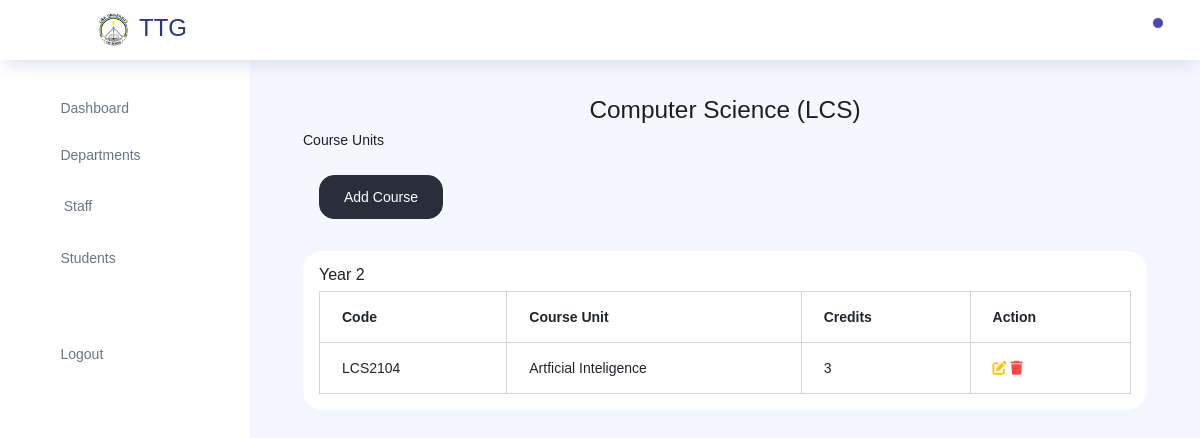
The page /courses/1/ on the database its author committed.
### store/models.py (models this page shows, shortened)
class Program(models.Model):
    program_name = models.CharField(max_length=100)
    program_code = models.CharField(max_length=20)
    department = models.ForeignKey(Department, on_delete=models.CASCADE)

class Course(models.Model):
    course_name = models.CharField(max_length=100)
    course_code = models.CharField(max_length=20)
    description = models.TextField()
    program = models.ForeignKey(Program, on_delete=models.CASCADE)
    credit = models.PositiveIntegerField()
    course_year = models.PositiveIntegerField()

### core/views.py (the view, shortened to what this page needs)
# urls.py: path('courses/<str:program>/', views.course, name='course'),
def course(request, program):
    program = get_object_or_404(Program, pk=program)
    courses = Course.objects.filter(program=program)
    courses_by_year = {}
    for course in courses:
        year = course.course_year
        if year not in courses_by_year:
            courses_by_year[year] = []
        courses_by_year[year].append(course)
    context = {
        'program':program,
        'courses':courses,
        'courses_by_year':courses_by_year,
    }
    return render(request, "pages/course.html", context)

### templates/pages/course.html (shortened to what this page needs)
{% extends 'core/layout.html'%}
{% block content %}
<div class="container">
    <h3 class="text-center">{{ program.program_name }} ({{ program.program_code }})</h3>
    <p>Course Units</p>
    <a href="#" class="btn btn-dark m-3" data-toggle="modal" data-target="#addCourse">Add Course</a>
    {% for year, courses_in_year in courses_by_year.items %}
    <div class="card p-3 my-3 bg-white">
        <h5>Year {{ year }}</h5>
        <table class="table table-bordered">
            <thead>
                <tr>
                    <th>Code</th>
                    <th>Course Unit</th>
                    <th>Credits</th>
                    <th>Action</th>
                </tr>
            </thead>
            <tbody>
                {% for c in courses %}
                {% if c.course_year == year %}
                <tr>
                    <td>{{ c.course_code }}</td>
                    <td>{{ c.course_name }}</td>
                    <td>{{ c.credit }}</td>
                    <td>
                        <a href="#" data-toggle="modal" data-target="#editCourse{{ c.id }}"><i class="fas fa-edit text-warning"></i></a>
                        <a href="{% url 'core:deleteCourse' pk=c.id %}" onclick="return(confirm('Are you sure you want to delete this Course?'))"><i class="fas fa-trash text-danger"></i></a>
                    </td>
                </tr>
                {% endif %}
                {% endfor %}
            </tbody>
        </table>
    </div>
    {% endfor %}
</div>
{%endblock%}

### rows shown on the page
Program: program_name "Computer Science", program_code "LCS"
Course: course_year "2", course_code "LCS2104", course_name "Artficial Inteligence", credit "3"
